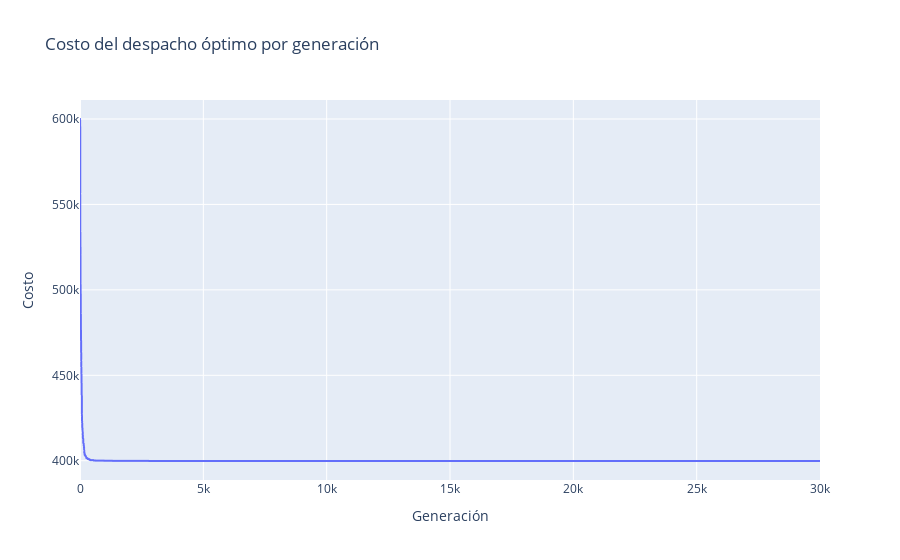

Notebook code for this chart:
### Code cell
mejores_ten = np.argsort(y_papis)[:10]

limites_linea = np.array([B[i][4] for i in range(nL)])

print(papis[mejores_ten[0]], y_papis[mejores_ten[0]])

fig = px.line(x=np.arange(len(costos)), y=costos, labels={'x': 'Generación', 'y': 'Costo'}, title='Costo del despacho óptimo por generación')
fig.show()

### Figure 1 — Plotly figure (JSON) as saved in the notebook; plotly's stock layout.template omitted (floating-point values rounded to 4 significant figures; data arrays with more than 128 entries replaced by an {"elided": "..."} marker saying what was removed)
{"data": [{"hovertemplate": "Generación=%{x}<br>Costo=%{y}<extra></extra>", "legendgroup": "", "line": {"color": "#636efa", "dash": "solid"}, "marker": {"symbol": "circle"}, "mode": "lines", "name": "", "showlegend": false, "type": "scattergl", "x": {"elided": "30000 int values"}, "xaxis": "x", "y": {"elided": "30000 float values"}, "yaxis": "y"}], "layout": {"legend": {"tracegroupgap": 0}, "title": {"text": "Costo del despacho óptimo por generación"}, "xaxis": {"anchor": "y", "domain": [0, 1], "title": {"text": "Generación"}}, "yaxis": {"anchor": "x", "domain": [0, 1], "title": {"text": "Costo"}}}}
